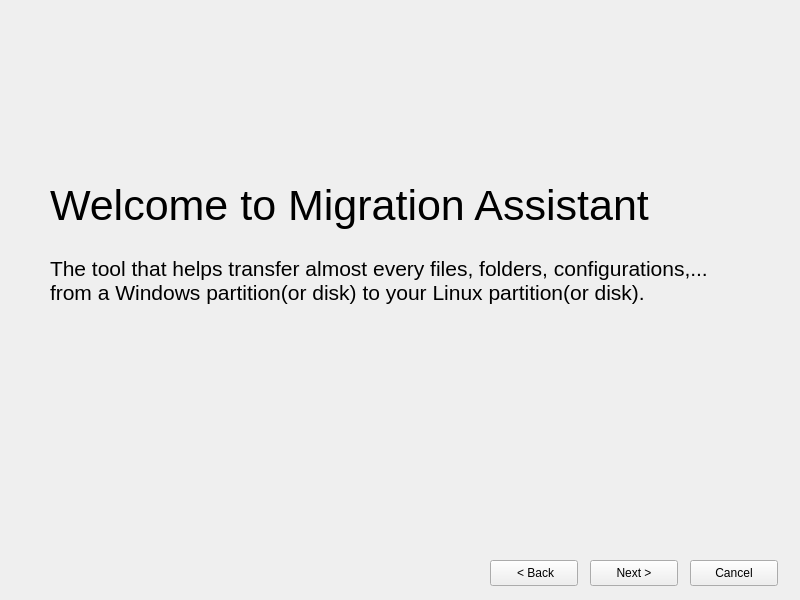
<?xml version="1.0" encoding="UTF-8"?>
<ui version="4.0">
 <class>MainWindow</class>
 <widget class="QMainWindow" name="MainWindow">
  <property name="geometry">
   <rect>
    <x>0</x>
    <y>0</y>
    <width>800</width>
    <height>600</height>
   </rect>
  </property>
  <property name="windowTitle">
   <string>MainWindow</string>
  </property>
  <widget class="QWidget" name="centralwidget">
   <widget class="QStackedWidget" name="stackedWidget">
    <property name="geometry">
     <rect>
      <x>0</x>
      <y>0</y>
      <width>791</width>
      <height>551</height>
     </rect>
    </property>
    <widget class="QWidget" name="welcomePage">
     <widget class="QLabel" name="welcomeTitle">
      <property name="geometry">
       <rect>
        <x>50</x>
        <y>180</y>
        <width>621</width>
        <height>51</height>
       </rect>
      </property>
      <property name="font">
       <font>
        <pointsize>32</pointsize>
       </font>
      </property>
      <property name="text">
       <string>Welcome to Migration Assistant</string>
      </property>
     </widget>
     <widget class="QLabel" name="welcomeDescription">
      <property name="geometry">
       <rect>
        <x>50</x>
        <y>220</y>
        <width>701</width>
        <height>121</height>
       </rect>
      </property>
      <property name="font">
       <font>
        <pointsize>16</pointsize>
       </font>
      </property>
      <property name="text">
       <string>The tool that helps transfer almost every files, folders, configurations,... from a Windows partition(or disk) to your Linux partition(or disk).</string>
      </property>
      <property name="wordWrap">
       <bool>true</bool>
      </property>
     </widget>
    </widget>
    <widget class="QWidget" name="findingPtnPage">
     <widget class="QLabel" name="label">
      <property name="geometry">
       <rect>
        <x>210</x>
        <y>150</y>
        <width>66</width>
        <height>18</height>
       </rect>
      </property>
      <property name="text">
       <string/>
      </property>
     </widget>
     <widget class="QLabel" name="title2">
      <property name="geometry">
       <rect>
        <x>90</x>
        <y>50</y>
        <width>621</width>
        <height>51</height>
       </rect>
      </property>
      <property name="font">
       <font>
        <pointsize>32</pointsize>
       </font>
      </property>
      <property name="text">
       <string>Choose your Windows partition</string>
      </property>
     </widget>
     <widget class="QListView" name="listView">
      <property name="geometry">
       <rect>
        <x>50</x>
        <y>180</y>
        <width>691</width>
        <height>271</height>
       </rect>
      </property>
     </widget>
    </widget>
   </widget>
   <widget class="QPushButton" name="cancelBtn">
    <property name="geometry">
     <rect>
      <x>690</x>
      <y>560</y>
      <width>88</width>
      <height>26</height>
     </rect>
    </property>
    <property name="text">
     <string>Cancel</string>
    </property>
   </widget>
   <widget class="QPushButton" name="nextBtn">
    <property name="geometry">
     <rect>
      <x>590</x>
      <y>560</y>
      <width>88</width>
      <height>26</height>
     </rect>
    </property>
    <property name="text">
     <string>Next &gt;</string>
    </property>
   </widget>
   <widget class="QPushButton" name="backBtn">
    <property name="geometry">
     <rect>
      <x>490</x>
      <y>560</y>
      <width>88</width>
      <height>26</height>
     </rect>
    </property>
    <property name="text">
     <string> &lt; Back</string>
    </property>
   </widget>
  </widget>
 </widget>
 <resources/>
 <connections/>
</ui>
